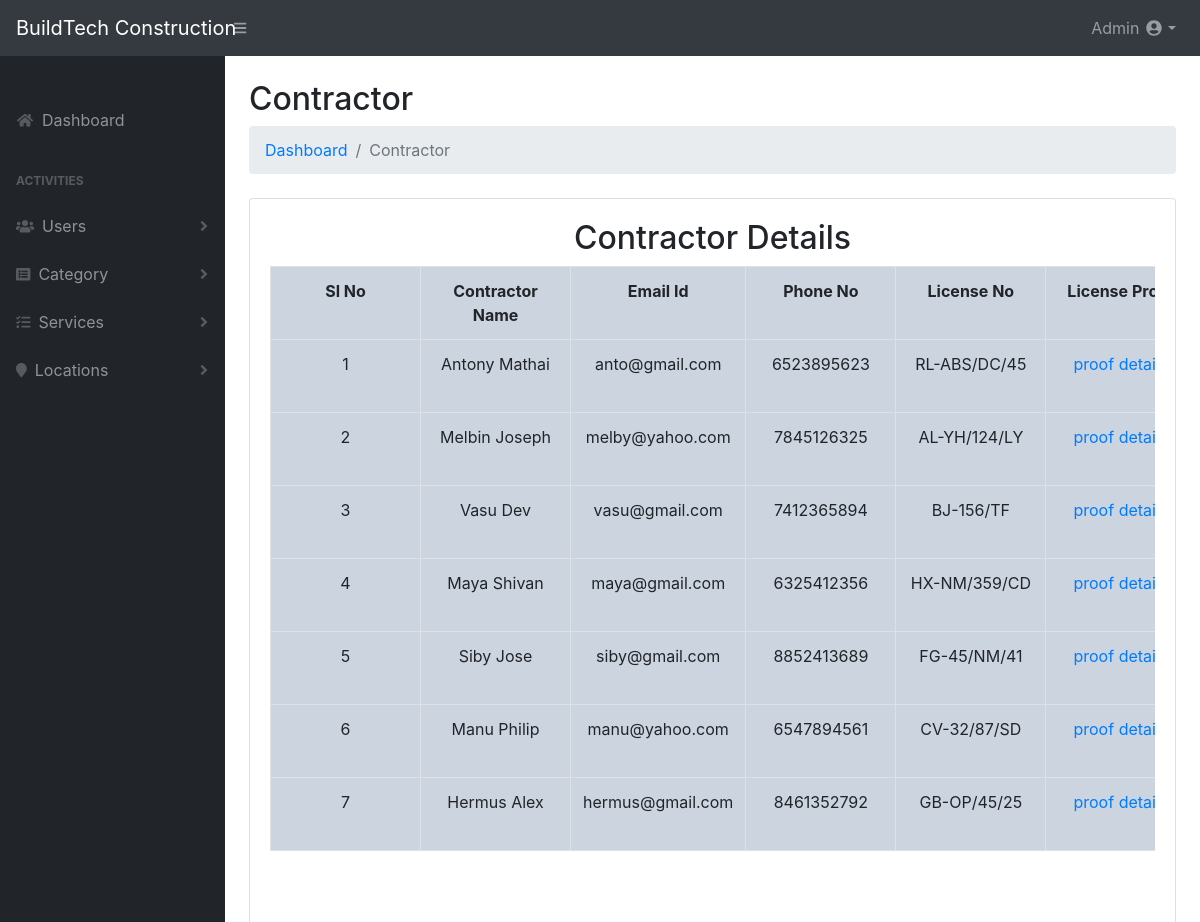
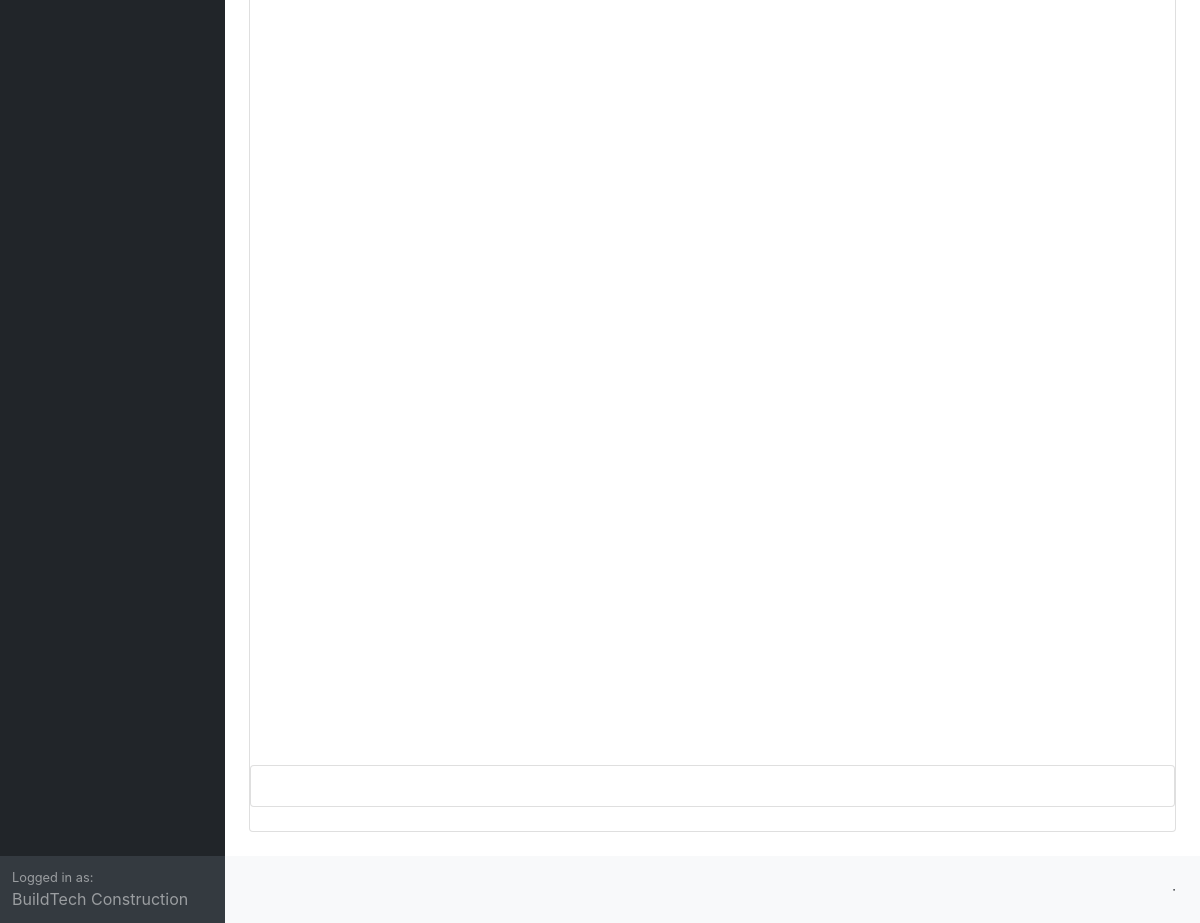
The page /admin/dist/viewcontra.php (signed in) on the database its author committed (2 pictures, top to bottom).
### tables this page shows
CREATE TABLE `tbl_contractor_reg` (
  `contractor_id` int(6) NOT NULL,
  `login_id` int(6) NOT NULL,
  `contractor_name` varchar(20) NOT NULL,
  `email_id` varchar(20) NOT NULL,
  `phone_no` varchar(15) NOT NULL,
  `licenseNo` varchar(20) NOT NULL,
  `licenseProof` varchar(200) NOT NULL,
  `companyName` varchar(50) NOT NULL,
  `spec` varchar(50) NOT NULL,
  `dist_name` varchar(20) NOT NULL,
  `state_name` varchar(20) NOT NULL,
  `photo` varchar(1000) NOT NULL,
  `yoexp` int(10) NOT NULL,
  `status` int(5) NOT NULL
);

### admin/dist/viewcontra.php (the view, shortened to what this page needs)
<?php
if(!empty($_SESSION['uname']))
{
	?>
<!DOCTYPE html>
<html lang="en">
<?php 	include("header.php");
?>
    <head>
        <link href="css/styles.css" rel="stylesheet" />
    </head>
    <body>
        <div id="layoutSidenav">
            <div id="layoutSidenav_nav">
                <nav class="sb-sidenav accordion sb-sidenav-dark" id="sidenavAccordion">
                    <div class="sb-sidenav-menu">
                        <div class="nav">
                            <div class="sb-sidenav-menu-heading"></div>
                            <a class="nav-link" href="index.php">
                                <div class="sb-nav-link-icon"><i class="fas fa-fw fa-home"></i></div>
                                Dashboard
                            </a>
                            <div class="sb-sidenav-menu-heading">Activities</div>
                            <a class="nav-link collapsed" href="#" data-toggle="collapse" data-target="#collapseLayouts" aria-expanded="false" aria-controls="collapseLayouts">
                                <div class="sb-nav-link-icon"><i class="fas fa-fw fa-users"></i></div>
                                Users
                                <div class="sb-sidenav-collapse-arrow"><i class="fas fa-angle-down"></i></div>
                            </a>
														<a class="nav-link collapsed" href="#" data-toggle="collapse" data-target="#collapseLayouts" aria-expanded="false" aria-controls="collapseLayouts">
                                <div class="sb-nav-link-icon"><i class="fas fa-list-alt"></i></div>
                                Category
                                <div class="sb-sidenav-collapse-arrow"><i class="fas fa-angle-down"></i></div>
                            </a>
														<a class="nav-link collapsed" href="#" data-toggle="collapse" data-target="#collapseLayouts" aria-expanded="false" aria-controls="collapseLayouts">
																			<div class="sb-nav-link-icon"><i class=" fas fa-tasks"></i></div>
																	Services
																		<div class="sb-sidenav-collapse-arrow"><i class="fas fa-angle-down"></i></div>
																	</a>
														<a class="nav-link collapsed" href="#" data-toggle="collapse" data-target="#collapsePages" aria-expanded="false" aria-controls="collapsePages">
																<div class="sb-nav-link-icon"><i class=" fa fa-map-marker"></i></div>
															Locations
															<div class="sb-sidenav-collapse-arrow"><i class="fas fa-angle-down"></i></div>
														</a>
                        </div>
                    </div>
                    <div class="sb-sidenav-footer">
                        <div class="small">Logged in as:</div>
                        BuildTech Construction
                    </div>
                </nav>
            </div>
            <div id="layoutSidenav_content">
                <main>
                    <div class="container-fluid">
                        <h2 class="mt-4">Contractor</h2>
                        <ol class="breadcrumb mb-4">
                            <li class="breadcrumb-item"><a href="index.php">Dashboard</a></li>
                            <li class="breadcrumb-item active">Contractor</li>
                        </ol>
                        <div class="card mb-4">
                            <div class="card-body">
															<div class="table-responsive">
                              <form action="Addreg2.php" method="POST">
                            	<table style="background-color:#ccd4e0" class="table table-bordered" id="dataTable" width="100%" cellspacing="0">
                                <?php
                               $query = "select * from tbl_contractor_reg";
                               $results = mysqli_query($con,$query);
                             	echo "<h2><center>Contractor Details</center></h2>";
                               echo "<tr><th>Sl No</th><th>Contractor Name</th><th>Email Id</th><th>Phone No</th><th>License No</th><th>License Proof</th><th>Company Name</th><th>Specialization</th><th>District Name</th><th>State Name</th><th>Status</th></tr>";
                               while($fin=mysqli_fetch_array($results))
                               {
                               echo "<tr>";
                               echo "<td>".$fin['contractor_id']."</td><td>"
															         .$fin['contractor_name']."</td><td>"
                               		   .$fin['email_id']."</td><td>"
                                      .$fin['phone_no']."</td><td>"
                                    .$fin['licenseNo']."</td><td>";
																		echo "<a href='viewproof.php?x=" .$fin['login_id']." ' target='_blank'>proof details</a></td><td>"
                                 .$fin['companyName']."</td><td>"
																 .$fin['spec']."</td><td>"
																    .$fin['dist_name']."</td><td>"
                                .$fin['state_name']."</td><td>";
                             	 if($fin['status'] == 0 || $fin['status'] =='')
                             	 {
                             		 echo "<a href='viewcontra.php?x=" .$fin['login_id']." '>deactivated</a>";
                             		 }
                             		 else
                             		 	{
                             				echo "<a href='viewcontra.php?y=" .$fin['login_id']." '>activated</a>
                             				</td>";
                             			}
                             echo "</tr>";
                               }
                                ?>
                          </table>
                          </form>
                            </div>
                        </div>
                        <div style="height: 100vh;"></div>
                        <div class="card mb-4"><div class="card-body"></div></div>
                    </div>
                </main>
                <footer class="py-4 bg-light mt-auto">
                    <div class="container-fluid">
                        <div class="d-flex align-items-center justify-content-between small">
                            <div>
                                &middot;
                            </div>
                        </div>
                    </div>
                </footer>
            </div>
        </div>
    </body>
</html>
<?php
}
else
{
	header("location: ../../login.php");
}
?>

### admin/dist/viewcontra.php (style rules this page uses)
table, th, td { text-align:center; min-width: 150px; }

### rows shown on the page
tbl_contractor_reg: contractor_id "1", contractor_name "Antony Mathai", email "anto@gmail.com", phone_no "6523895623", licenseNo "RL-ABS/DC/45"
tbl_contractor_reg: contractor_id "2", contractor_name "Melbin Joseph", email "melby@yahoo.com", phone_no "7845126325", licenseNo "AL-YH/124/LY"
tbl_contractor_reg: contractor_id "3", contractor_name "Vasu Dev", email "vasu@gmail.com", phone_no "7412365894", licenseNo "BJ-156/TF"
tbl_contractor_reg: contractor_id "4", contractor_name "Maya Shivan", email "maya@gmail.com", phone_no "6325412356", licenseNo "HX-NM/359/CD"
tbl_contractor_reg: contractor_id "5", contractor_name "Siby Jose", email "siby@gmail.com", phone_no "8852413689", licenseNo "FG-45/NM/41"
tbl_contractor_reg: contractor_id "6", contractor_name "Manu Philip", email "manu@yahoo.com", phone_no "6547894561", licenseNo "CV-32/87/SD"
tbl_contractor_reg: contractor_id "7", contractor_name "Hermus Alex", email "hermus@gmail.com", phone_no "8461352792", licenseNo "GB-OP/45/25"

### other values the page prints
$temp "Admin"
